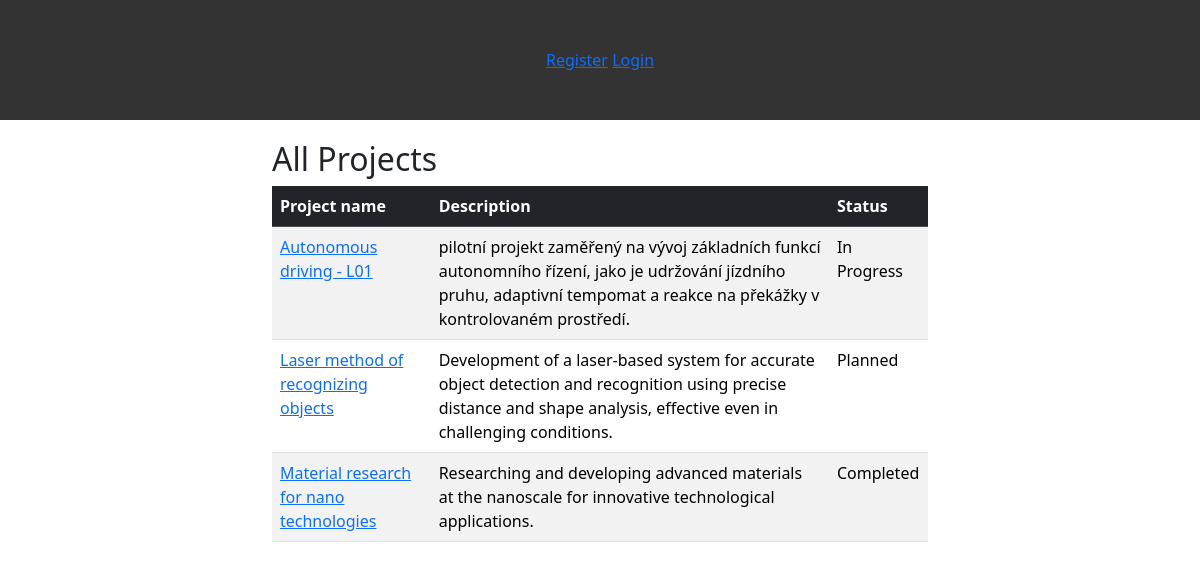
/projects/, run on the app's committed database.
### projects/models.py (models this page shows, shortened)
class Project(models.Model):
    STATUS_CHOICES = [
        ('planned', 'Planned'),
        ('in_progress', 'In Progress'),
        ('completed', 'Completed'),
    ]
    name = models.CharField(max_length=100)
    description = models.TextField()
    start_date = models.DateField()
    end_date = models.DateField(null=True, blank=True)
    status = models.CharField(max_length=50, choices=STATUS_CHOICES, default='planned')
    assigned_to = models.ForeignKey(settings.AUTH_USER_MODEL, on_delete=models.SET_NULL, null=True, blank=True, related_name="projects")

### projects/views.py (the view)
# urls.py: path('', views.search_projects, name='project_search'),
def search_projects(request, id=None):
    if id == "active":
        projects = Project.objects.filter(status="in_progress")
    elif id == "completed":
        projects = Project.objects.filter(status="completed")
    elif id == "planned":
        projects = Project.objects.filter(status="planned")
    elif id == "my_projects":
        projects = Project.objects.filter(owner=request.user)
    else:
        projects = Project.objects.all()
    return render(request, "projects/project_search.html", {
        "id": id,
        "projects": projects,
    })

### projects/templates/projects/project_search.html (shortened to what this page needs)
{% extends "base.html" %}
{% block content %}
<div class="container-sm">
    {% if id == "active" %}
        <h2>Active Projects</h2>
    {% elif id == "completed" %}
        <h2>Completed Projects</h2>
    {% elif id == "planned" %}
        <h2>Planned Projects</h2>
    {% elif id == "my_projects" %}
        <h2>My Projects</h2>
    {% else %}
        <h2>All Projects</h2>
    {% endif %}
    <div class="table-responsive mx-0">
        <table class="table table-striped">
            <thead class="table-dark">
                <tr>
                    <th>Project name</th>
                    <th>Description</th>
                    <th>Status</th>
                </tr>
            </thead>
            <tbody>
                {% for project in projects %}
                <tr>
                    <td>
                        <a href="{% url 'project_detail' project.id %}">{{ project.name }}</a>
                    </td>
                    <td>{{ project.description }}</td>
                    <td>{{ project.get_status_display }}</td>
                </tr>
                {% empty %}
                <tr>
                    <td colspan="3" class="text-center">No projects found.</td>
                </tr>
                {% endfor %}
            </tbody>
        </table>
    </div>
</div>
{% endblock %}

### data on the page
Project: name "Autonomous driving - L01", description "pilotní projekt zaměřený na vývoj základních funkcí autonomního řízení, jako je udržování jízdního pruhu, adaptivní tempomat a reakce na překážky v kontrolovaném prostředí.", status "In Progress"
Project: name "Laser method of recognizing objects", description "Development of a laser-based system for accurate object detection and recognition using precise distance and shape analysis, effective even in challenging conditions.", status "Planned"
Project: name "Material research for nano technologies", description "Researching and developing advanced materials at the nanoscale for innovative technological applications.", status "Completed"
